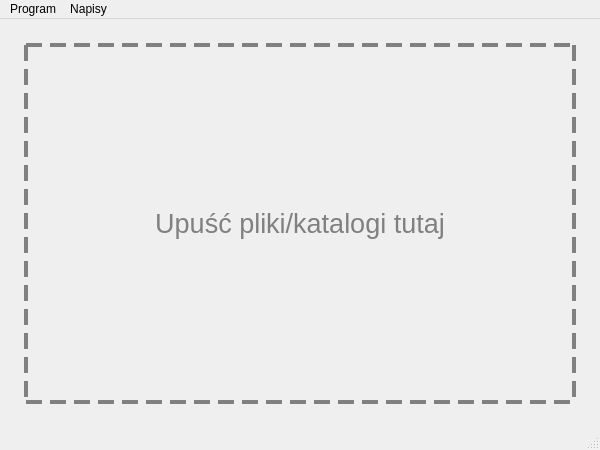
<?xml version="1.0" encoding="UTF-8"?>
<ui version="4.0">
 <class>frmMain</class>
 <widget class="QMainWindow" name="frmMain">
  <property name="geometry">
   <rect>
    <x>0</x>
    <y>0</y>
    <width>600</width>
    <height>450</height>
   </rect>
  </property>
  <property name="minimumSize">
   <size>
    <width>340</width>
    <height>200</height>
   </size>
  </property>
  <property name="acceptDrops">
   <bool>true</bool>
  </property>
  <property name="windowTitle">
   <string>QNapi - program do pobierania napisów do filmów</string>
  </property>
  <property name="windowIcon">
   <iconset resource="../res/resources.qrc">
    <normaloff>:/icon/qnapi.png</normaloff>:/icon/qnapi.png</iconset>
  </property>
  <widget class="QWidget" name="centralwidget">
   <layout class="QVBoxLayout" name="verticalLayout">
    <item>
     <widget class="QFrame" name="frame">
      <property name="acceptDrops">
       <bool>true</bool>
      </property>
      <property name="styleSheet">
       <string notr="true">border: 4px dashed gray;
margin: 15px;</string>
      </property>
      <layout class="QVBoxLayout" name="verticalLayout_2">
       <property name="leftMargin">
        <number>6</number>
       </property>
       <property name="topMargin">
        <number>6</number>
       </property>
       <property name="rightMargin">
        <number>6</number>
       </property>
       <property name="bottomMargin">
        <number>6</number>
       </property>
       <item>
        <widget class="QLabel" name="label">
         <property name="font">
          <font>
           <pointsize>20</pointsize>
          </font>
         </property>
         <property name="acceptDrops">
          <bool>true</bool>
         </property>
         <property name="styleSheet">
          <string notr="true">border:0; color: gray; margin:0;</string>
         </property>
         <property name="text">
          <string>Upuść pliki/katalogi tutaj</string>
         </property>
         <property name="alignment">
          <set>Qt::AlignCenter</set>
         </property>
        </widget>
       </item>
      </layout>
     </widget>
    </item>
   </layout>
  </widget>
  <widget class="QMenuBar" name="menubar">
   <property name="geometry">
    <rect>
     <x>0</x>
     <y>0</y>
     <width>600</width>
     <height>22</height>
    </rect>
   </property>
   <widget class="QMenu" name="menuNapisy">
    <property name="title">
     <string>Napisy</string>
    </property>
    <widget class="QMenu" name="menuNapiProjekt">
     <property name="title">
      <string>NapiProjekt</string>
     </property>
     <addaction name="actionNPDownload"/>
     <addaction name="actionNPRegister"/>
    </widget>
    <widget class="QMenu" name="menuOpenSubtitles">
     <property name="title">
      <string>OpenSubtitles</string>
     </property>
     <addaction name="actionOSDownload"/>
     <addaction name="actionOSRegister"/>
    </widget>
    <widget class="QMenu" name="menuNapisy24">
     <property name="title">
      <string>Napisy24</string>
     </property>
     <addaction name="actionN24Download"/>
     <addaction name="actionN24Register"/>
    </widget>
    <addaction name="actionSubtitleDownload"/>
    <addaction name="actionDirectoryScan"/>
    <addaction name="actionConvert"/>
    <addaction name="separator"/>
    <addaction name="menuNapiProjekt"/>
    <addaction name="menuOpenSubtitles"/>
    <addaction name="menuNapisy24"/>
   </widget>
   <widget class="QMenu" name="menuProgram">
    <property name="title">
     <string>Program</string>
    </property>
    <addaction name="actionSettings"/>
    <addaction name="actionAbout"/>
    <addaction name="actionHelp"/>
    <addaction name="separator"/>
    <addaction name="actionQuit"/>
   </widget>
   <addaction name="menuProgram"/>
   <addaction name="menuNapisy"/>
  </widget>
  <widget class="QStatusBar" name="statusbar"/>
  <action name="actionSubtitleDownload">
   <property name="text">
    <string>Pobierz</string>
   </property>
  </action>
  <action name="actionDirectoryScan">
   <property name="text">
    <string>Skanuj katalogi</string>
   </property>
  </action>
  <action name="actionConvert">
   <property name="text">
    <string>Konwertuj</string>
   </property>
  </action>
  <action name="actionSettings">
   <property name="text">
    <string>Ustawienia</string>
   </property>
   <property name="menuRole">
    <enum>QAction::PreferencesRole</enum>
   </property>
  </action>
  <action name="actionAbout">
   <property name="text">
    <string>O programie</string>
   </property>
   <property name="menuRole">
    <enum>QAction::AboutRole</enum>
   </property>
  </action>
  <action name="actionQuit">
   <property name="text">
    <string>Zakończ</string>
   </property>
   <property name="menuRole">
    <enum>QAction::QuitRole</enum>
   </property>
  </action>
  <action name="actionHelp">
   <property name="enabled">
    <bool>false</bool>
   </property>
   <property name="text">
    <string>Pomoc</string>
   </property>
  </action>
  <action name="actionNPDownload">
   <property name="text">
    <string>Pobierz</string>
   </property>
  </action>
  <action name="actionNPConfigure">
   <property name="text">
    <string>Skonfiguruj</string>
   </property>
  </action>
  <action name="actionNPRegister">
   <property name="text">
    <string>Załóż konto</string>
   </property>
  </action>
  <action name="actionOSDownload">
   <property name="text">
    <string>Pobierz</string>
   </property>
  </action>
  <action name="actionOSConfigure">
   <property name="text">
    <string>Skonfiguruj</string>
   </property>
  </action>
  <action name="actionOSRegister">
   <property name="text">
    <string>Załóż konto</string>
   </property>
  </action>
  <action name="actionN24Download">
   <property name="text">
    <string>Pobierz</string>
   </property>
  </action>
  <action name="actionN24Configure">
   <property name="text">
    <string>Skonfiguruj</string>
   </property>
  </action>
  <action name="actionN24Register">
   <property name="text">
    <string>Załóż konto</string>
   </property>
  </action>
  <action name="actionOSUpload">
   <property name="text">
    <string>Dodaj napisy</string>
   </property>
  </action>
  <action name="actionO_Qt">
   <property name="text">
    <string>O Qt</string>
   </property>
   <property name="menuRole">
    <enum>QAction::AboutQtRole</enum>
   </property>
  </action>
 </widget>
 <resources>
  <include location="../res/resources.qrc"/>
 </resources>
 <connections/>
</ui>
